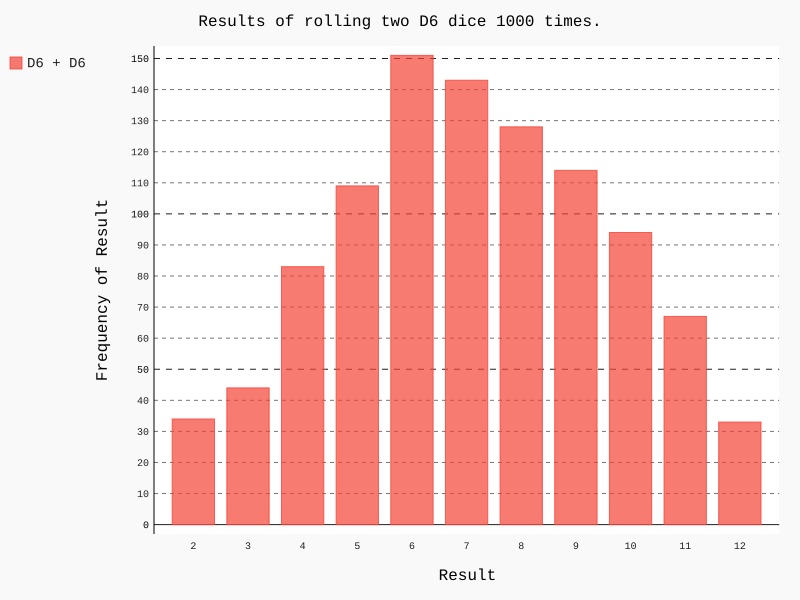

The script that drew this image:
import pygal 
from die import Die 

# 创建D6骰子
die_1 = Die()
die_2 = Die()

# 投掷骰子多次，并将结果存储到一个列表中
results = []
for roll_num in range(1000):
	result = die_1.roll() + die_2.roll()
	results.append(result)

# 分析结果
frequencies = []

max_result = die_1.num_sides + die_2.num_sides
for value in range(2, max_result + 1):
	frquency = results.count(value)
	frequencies.append(frquency)

# 可视化结果
hist = pygal.Bar()

hist.title = "Results of rolling two D6 dice 1000 times."
hist.x_labels = ['2', '3', '4', '5', '6', '7', '8', '9', '10', '11', '12']
hist.x_title = "Result"
hist.y_title = "Frequency of Result"

hist.add('D6 + D6', frequencies)
hist.render_to_file('dice_visual.svg')
